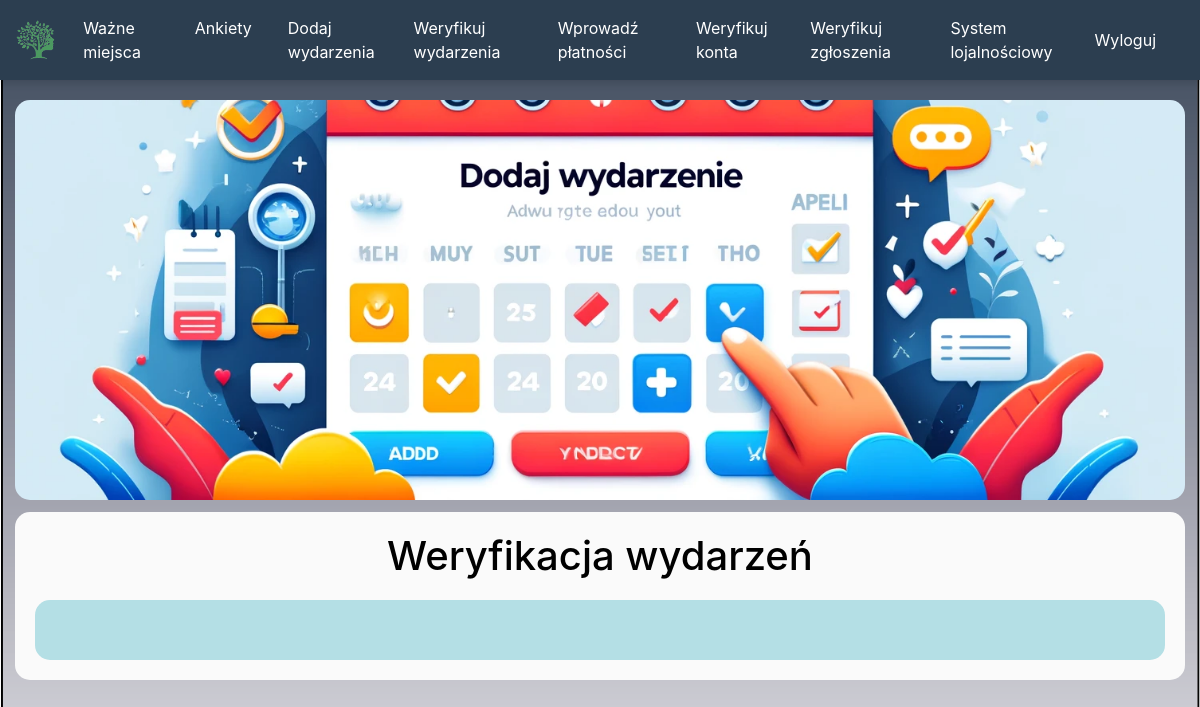
Before: /admin-events (signed in) with the older database file.
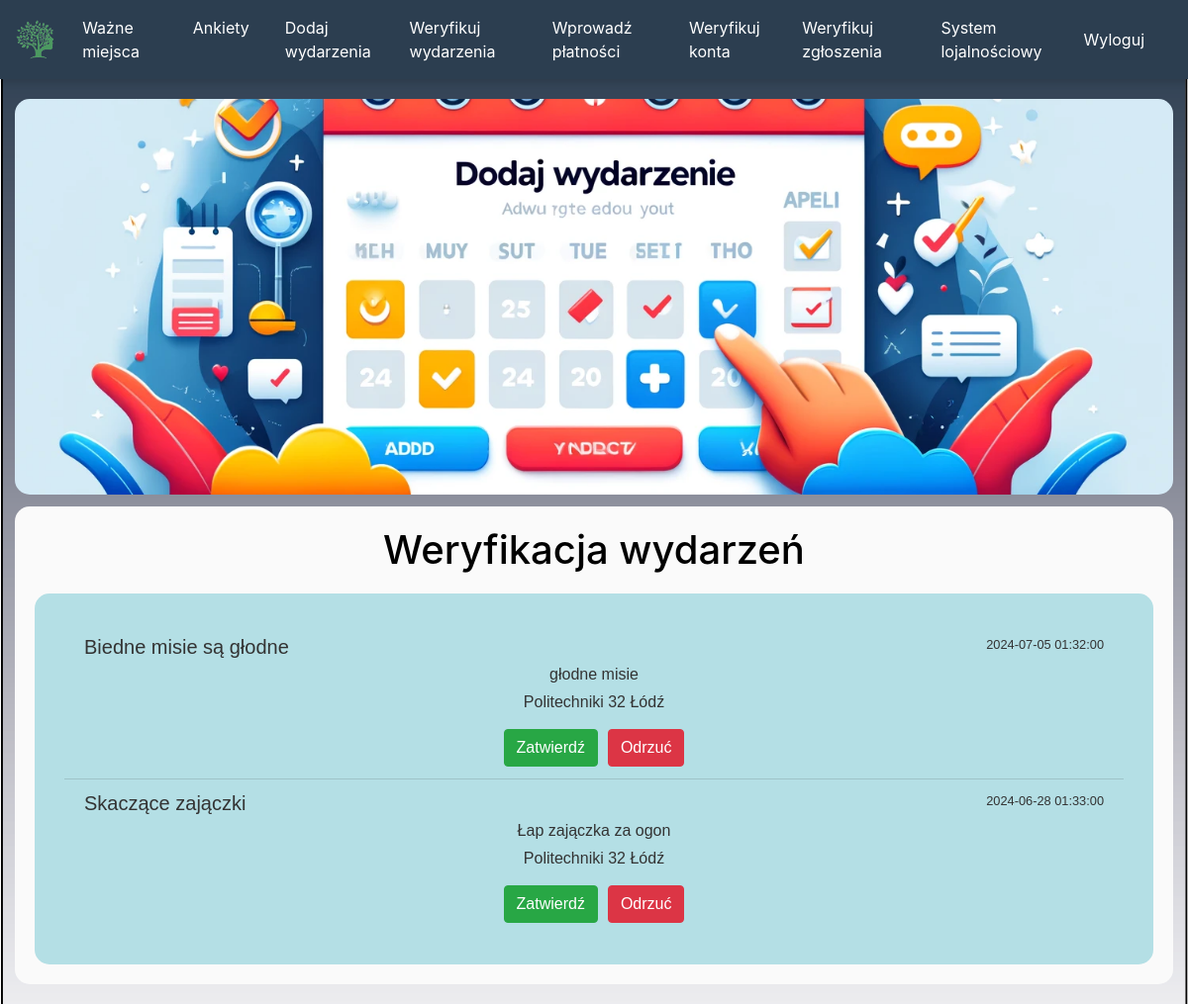
After: the same page with the newer database file.
### website/models.py (models this page shows)
class Event(db.Model):
    id = db.Column(db.Integer, primary_key=True)
    data = db.Column(db.String(10000))
    date = db.Column(db.DateTime(timezone=True), default=func.now())
    place = db.Column(db.String(150))
    name = db.Column(db.String(150))
    status = db.Column(db.String(50), default='pending')
    user_id = db.Column(db.Integer, db.ForeignKey('user.id'))

### website/views.py (the view, shortened to what this page needs)
@views.route('/admin-events', methods=['GET', 'POST'])
@login_required
def admin_events():
    if not current_user.is_authenticated or current_user.role != 'admin':
        flash('Nie masz uprawnień administratora do tej strony.', category='danger')
        return redirect(url_for('views.home'))
    pending_events = Event.query.filter_by(status='pending').all()
    return render_template('admin_events.html', user=current_user, pending_events=pending_events)

### website/templates/admin_events.html (shortened to what this page needs)
{% extends "base.html" %}
{% block content %}
<div class="banner"></div>
<div id="container">
    <h1 class="text-center">Weryfikacja wydarzeń</h1>
    <div class="container_create_survey">
        <ul class="list-group list-group-flush">
            {% for event in pending_events %}
                <li class="list-group-item container3">
                    <div class="d-flex w-100 justify-content-between">
                        <h5 class="mb-1">{{ event.name }}</h5>
                        <small>{{ event.date }}</small>
                    </div>
                    <p class="mb-1">{{ event.data }}</p>
                    <p class="mb-1">{{ event.place }}</p>
                    <div class="btn-group" role="group">
                        <form method="POST" action="{{ url_for('views.update_event_status', event_id=event.id, action='accept') }}">
                            <button type="submit" class="btn btn-success">Zatwierdź</button>
                        </form>
                        <form method="POST" action="{{ url_for('views.update_event_status', event_id=event.id, action='reject') }}">
                            <button type="submit" class="btn btn-danger">Odrzuć</button>
                        </form>
                    </div>
                </li>
            {% endfor %}
        </ul>
    </div>
</div>
{% endblock %}

### website/templates/base.html (shortened to what this page needs)
<!DOCTYPE html>
<html>
<head>
    <link rel="stylesheet" href="https://stackpath.bootstrapcdn.com/bootstrap/4.4.1/css/bootstrap.min.css">
    <link rel="stylesheet" href="https://stackpath.bootstrapcdn.com/font-awesome/4.7.0/css/font-awesome.min.css">
</head>
<body>
    <nav class="navbar navbar-expand-lg navbar-dark bg-primary">
        <a class="navbar-brand" id="home" href="/">
            <img src="{{ url_for('static', filename='logo.png') }}" alt="E-Gmina" style="height: 40px;">
        </a>
        <div class="collapse navbar-collapse" id="navbar">
            <div class="navbar-nav mr-auto">
                {% if current_user.is_authenticated %}
                    {% if current_user.role == 'admin' %}
                        <a class="nav-item nav-link" id="maps" href="/maps">Ważne miejsca</a>
                        <a class="nav-item nav-link" id="admin_users" href="/create-survey">Ankiety</a>
                        <a class="nav-item nav-link" id="events" href="/events">Dodaj wydarzenia</a>
                        <a class="nav-item nav-link" id="admin_events" href="/admin-events">Weryfikuj wydarzenia</a>
                        <a class="nav-link" id="admin_payment" href="/admin-payments">Wprowadź płatności</a>
                        <a class="nav-item nav-link" id="admin_users" href="/admin-users">Weryfikuj konta</a>
                        <a class="nav-item nav-link" id="admin_users" href="/admin-reports">Weryfikuj zgłoszenia</a>
                        <a class="nav-item nav-link" id="wymiana-button" href='/exchange'>System lojalnościowy </a>
                    {% endif %}
                {% else %}
                    <a class="nav-item nav-link" id="login" href="/login">Zaloguj</a>
                    <a class="nav-item nav-link" id="signUp" href="/sign-up">Zarejestruj</a>
                {% endif %}
            </div>
            <div class="navbar-nav ml-auto">
                {% if user.is_authenticated %}
                    <a class="nav-item nav-link" id="logout" href="/logout">Wyloguj</a>
                {% endif %}
            </div>
        </div>
    </nav>
    <div class="container">{% block content %} {% endblock %}</div>
</body>
</html>

Changed rows visible on the page:
added Event: name "Biedne misie są głodne", date "2024-07-05 01:32:00", data "głodne misie", place "Politechniki 32 Łódź"
added Event: name "Skaczące zajączki", date "2024-06-28 01:33:00", data "Łap zajączka za ogon", place "Politechniki 32 Łódź"
